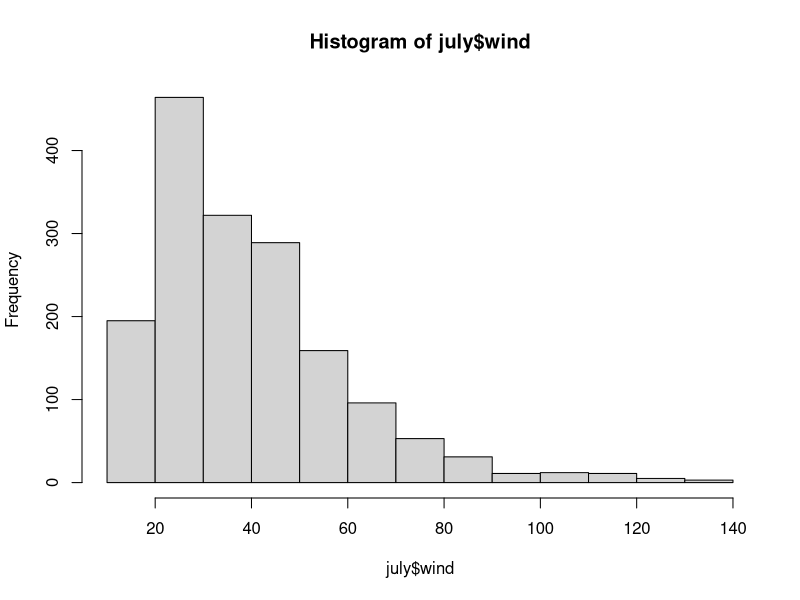
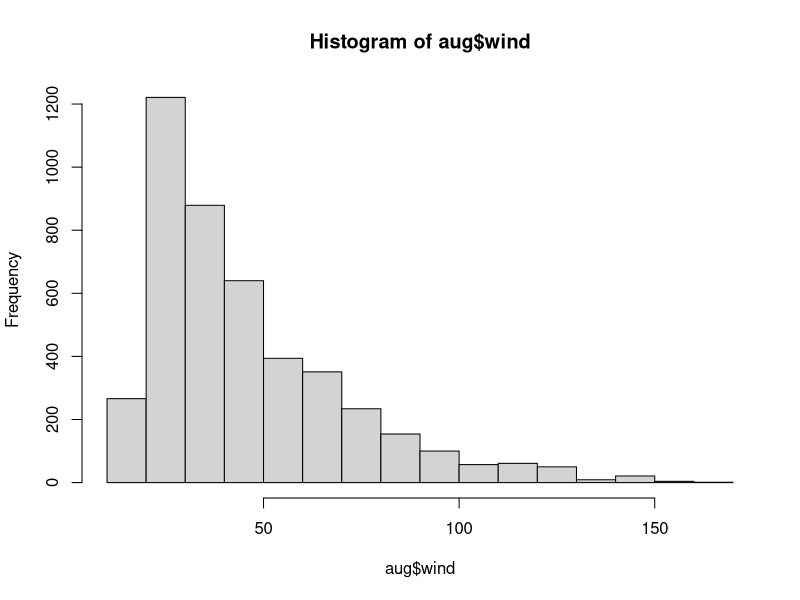

R code for these plots, in order:
library(dplyr)
library(tidyverse)

# What is the mean wind speed of all storms in July?
# Filter command
# new_obj <- filter(dataset_name, condition(s))
july <- filter(storms, month == "7")

# Or use the subset command
july.ver2 <- subset(storms, month == "7") #same as filter above
july.wind <- subset(storms, select = wind, month == "7") #keeps only windspeed variable
july.wind.vec <- subset(storms, select = wind, month == "7", drop = T) #data vector instad of data frame

# Calculate centers for July
mean(july$wind)
median(july.wind.vec)

# Filter August Storms and compute mean and median
aug <- filter(storms, month == "8")
mean(aug$wind)

# Optional plots to visualize wind speeds by month
hist(july$wind)
hist(aug$wind)
